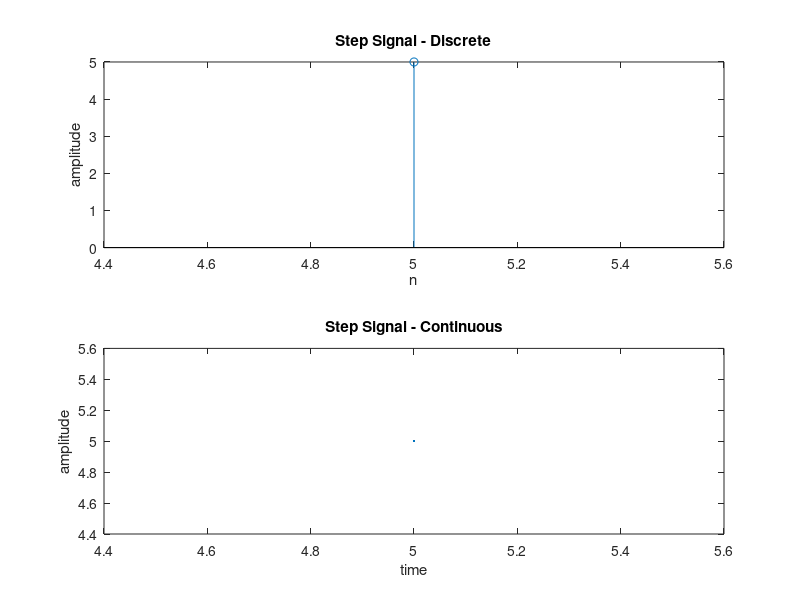

Source code (MATLAB):
clc
close all
clear all
n1=input('Enter the lower limit:');
n2=input('Enter the upper limit:');
A=input('Enter the Max amplitude:');
n=n1:n2;
step=A.*(n>=0);
subplot(2,1,1);
stem(n,step);
title('Step Signal - Discrete');
xlabel('n');
ylabel('amplitude');
subplot(2,1,2);
plot(n,step);
xlabel('time');
ylabel('amplitude');
title('Step Signal - Continuous');